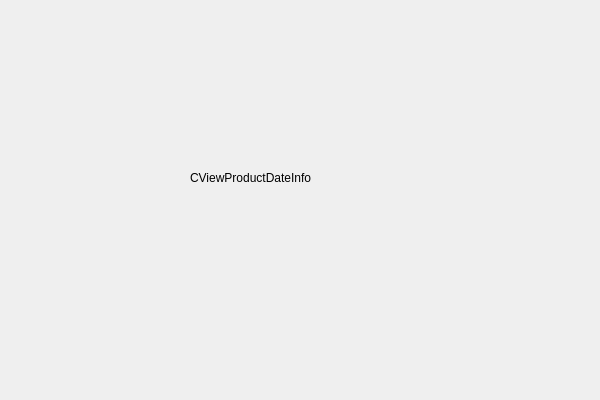
<?xml version="1.0" encoding="UTF-8"?>
<ui version="4.0">
 <class>CViewProductDateInfoClass</class>
 <widget class="QWidget" name="CViewProductDateInfoClass">
  <property name="geometry">
   <rect>
    <x>0</x>
    <y>0</y>
    <width>600</width>
    <height>400</height>
   </rect>
  </property>
  <property name="windowTitle">
   <string>CViewProductDateInfo</string>
  </property>
  <widget class="QLabel" name="label">
   <property name="geometry">
    <rect>
     <x>190</x>
     <y>170</y>
     <width>171</width>
     <height>16</height>
    </rect>
   </property>
   <property name="text">
    <string>CViewProductDateInfo</string>
   </property>
  </widget>
 </widget>
 <layoutdefault spacing="6" margin="11"/>
 <resources/>
 <connections/>
</ui>
